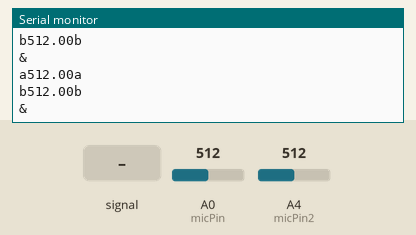
Recording of a sketch running on a simulated Arduino Uno, built with avr-gcc and run on an emulated ATmega328P. Parts: the last lines printed to the serial monitor. The inputs (shaded band) are chosen by the test bench; at power-on: A0 (micPin) = 512, A4 (micPin2) = 512.

Above: at 1.2 s.
1.3 s: A0 (micPin) fed a 200 Hz sine of ±81 counts around its level
At 1.72 s:
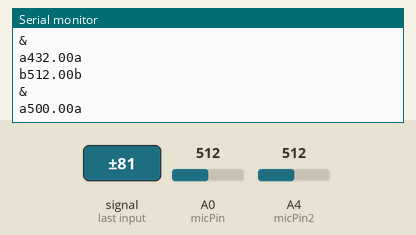
2.8 s: A4 (micPin2) fed a 200 Hz sine of ±81 counts around its level
At 2.94 s:
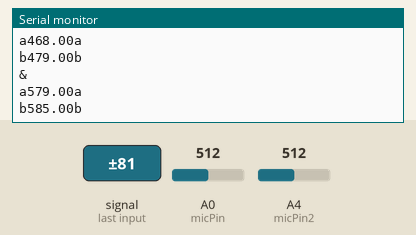
4.3 s: A0 (micPin) set to 716
At 4.36 s:
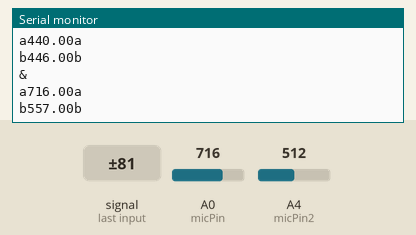
5.8 s: A4 (micPin2) set to 716
At 5.86 s:
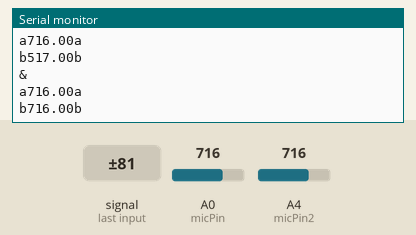
7.3 s: A0 (micPin) fed a 1000 Hz sine of ±255 counts around its level
8.8 s: A4 (micPin2) fed a 1000 Hz sine of ±255 counts around its level
At 8.85 s:
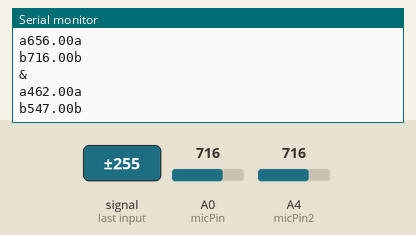
Timing chart, 0 to 11.3 s (numbered marks = the images above; inputs shaded):
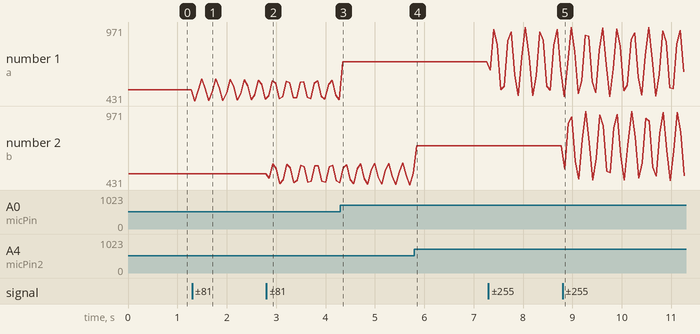

Measured:
- after the input at 1.3 s, the serial monitor: prints a new line after 0.05 s (image 1)
- after the input at 2.8 s, the serial monitor: prints a new line after 0.06 s (image 2)
- after the input at 5.8 s, the serial monitor: prints a new line after 0.05 s (image 4)
- after the input at 8.8 s, the serial monitor: prints a new line at once (image 5)
- plotted number 1: 512 → 443 after the input at 1.3 s, 716 → 656 after the input at 7.3 s
- plotted number 2: 512 → 446 after the input at 2.8 s, 716 → 497 after the input at 8.8 s

The sketch:

IAT222_VV.ino
```cpp
/*
OSEPP Sound Sensor Example

OSEPP example of measure sound input from microphone sensor.
depending on loudness, an LED brightness is changed.
Louder sounds = brighter LED. Test with music to get a strobe

*/


// if the volume is contantlyl being output will show something different?
//

int micPin = A0;    // microphone sensor input
int micPin2 = A4;

float micValue = 0;  // variable to store the value coming from the mic sensor
float micValue2 = 0;

void setup() {
  Serial.begin(9600);
}

void loop() {
  // read the value from the sensor:
  micValue = analogRead(micPin);
  micValue = constrain(micValue, 0, 1000); //set sound detect clamp 0-100

  micValue2 = analogRead(micPin2);
  micValue2 = constrain(micValue2, 0, 1000);

  // turn the ledPin on
  //int ledbrightness = map(micValue, 0, 100, 0, 255);

  //Packet method
  Serial.print("a");
  Serial.print(micValue);
  Serial.print("a");
  Serial.println();

  Serial.print("b");
  Serial.print(micValue2);
  Serial.print("b");
  Serial.println();

  Serial.print("&");

  Serial.println();
  delay(70);

}
```
